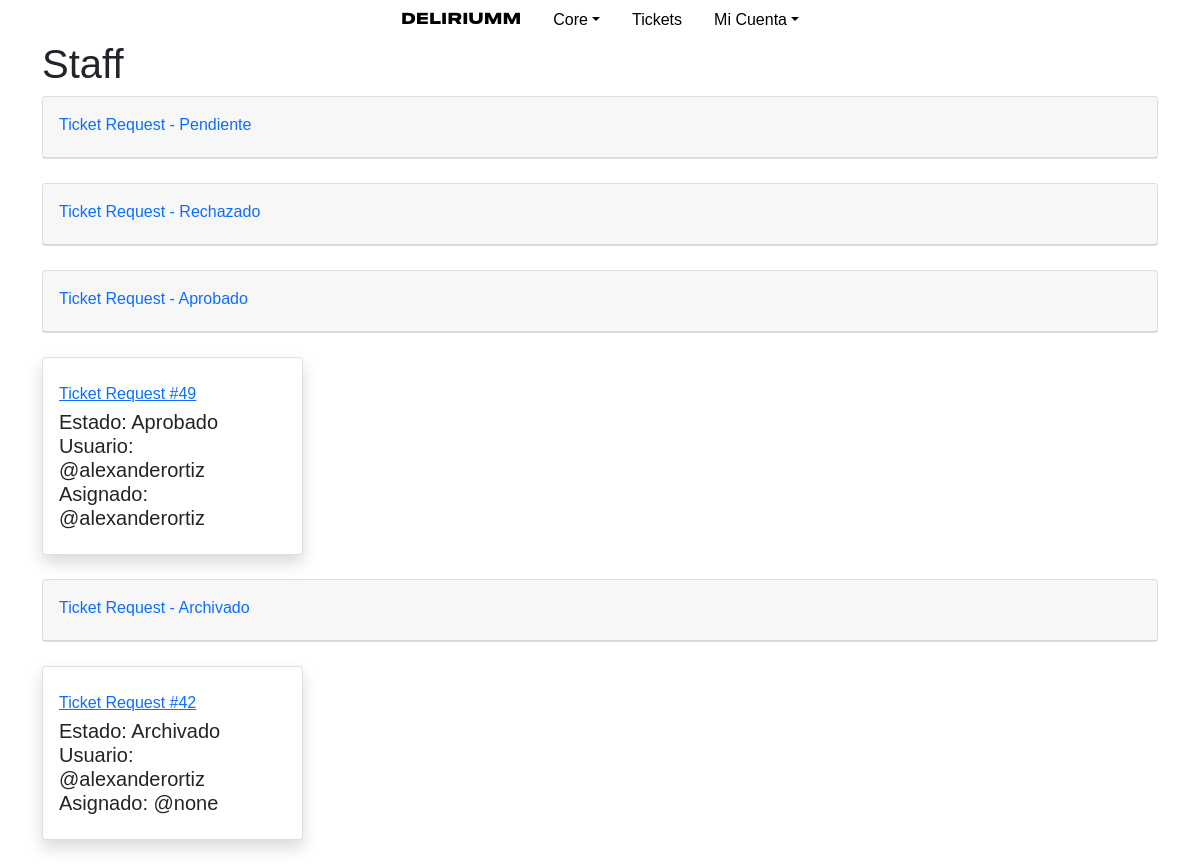
The page /core/staff/ (signed in) on the database its author committed.
### tickets/models.py (models this page shows, shortened)
class TicketRequest(models.Model):
    user = models.ForeignKey(User, on_delete=models.CASCADE)
    event = models.ForeignKey(Event, on_delete=models.CASCADE)
    context = models.CharField(max_length=300, blank=True)
    q_tickets = models.IntegerField(verbose_name="Tickets")
    reference = models.CharField(max_length=150, default="none")
    client = models.CharField(max_length=50, default="none")
    total = models.IntegerField(verbose_name="Total", default="0")
    created = models.DateTimeField(auto_now=True)
    staff_asigned = models.CharField(max_length=30, default="none")
    PAYMENTS = (
        ("CASH", "Efectivo"),
        ("CARD", "Tarjeta"),
        ("TRANSFER", "Transferencía"),
        ("DEPOSIT", "Deposíto"),
    )
    payment_method = models.CharField(
        max_length=20,
        choices=PAYMENTS,
        default='CASH',
    )
    STATUS = (
        ("PE", "Pendiente"),
        ("RE", "Rechazado"),
        ("VA", "Aprobado"),
        ("AR", "Archivado"),
    )
    status = models.CharField(
        max_length=2,
        choices=STATUS,
        default='PE',
    )

### core/views.py (the view)
# urls.py: path("staff/", views.staff_view, name="staff_view"),
def staff_view(request):
    if not request.user.is_authenticated:
        return HttpResponseRedirect(reverse("users:login"))
    usercore = get_object_or_404(UserCore, user=request.user)
    if request.user.has_perm('users.can_view_staff') or request.user.has_perm('users.can_view_admin'):
        return render(request, "core/staff/index.html", {
            "tickets_pe": TicketRequest.objects.filter(status="PE"),
            "tickets_re": TicketRequest.objects.filter(status="RE"),
            "tickets_va": TicketRequest.objects.filter(status="VA"),
            "tickets_ar": TicketRequest.objects.filter(status="AR"),
            "last_ticket": usercore.last_ticket_request_see,
        })
    else:
        return HttpResponseRedirect(reverse('users:login'))

### core/templates/core/staff/index.html (shortened to what this page needs)
{% extends 'core/layout_1.html' %}
{% block head %}
{% load static %}
{% endblock %}
{% block body %}
<h1>Staff</h1>
<div class="card mb-4">
    <div class="card-header py-3">
        <div class="row justify-content-between">
            <div class="text-xs font-weight-bold text-primary mb-1">
                Ticket Request - Pendiente
            </div>
        </div>
    </div>
</div>
<div class="card mb-4">
    <div class="card-header py-3">
        <div class="row justify-content-between">
            <div class="text-xs font-weight-bold text-primary mb-1">
                Ticket Request - Rechazado
            </div>
        </div>
    </div>
</div>
    <div class="card mb-4">
        <div class="card-header py-3">
            <div class="row justify-content-between">
                <div class="text-xs font-weight-bold text-primary mb-1">
                    Ticket Request - Aprobado
                </div>
            </div>
        </div>
    </div>
    <div class="row">
        {% for ticket in tickets_va %}
            <div class="col-xl-3 col-md-6 mb-4">
                <div class="card border-left-primary shadow h-100 py-2">
                    <div class="card-body">
                        <div class="row no-gutters align-items-center">
                            <div class="col mr-2">
                                <div class="text-xs font-weight-bold text-primary mb-1">
                                    <a href="{% url 'tickets:request_view' ticket.pk %}">Ticket Request #{{ ticket.pk }}</a></div>
                                <div class="h5 mb-0 font-weight-bold text-gray-800">Estado: {{ ticket.get_status_display }}</div>
                                <div class="h5 mb-0 font-weight-bold text-gray-800">Usuario: @{{ ticket.user.username }}</div>
                                <div class="h5 mb-0 font-weight-bold text-gray-800">Asignado: @{{ ticket.staff_asigned }}</div>
                            </div>
                        </div>
                    </div>
                </div>
            </div>
        {% endfor %}
        </div>
        <div class="card mb-4">
    <div class="card-header py-3">
        <div class="row justify-content-between">
            <div class="text-xs font-weight-bold text-primary mb-1">
                Ticket Request - Archivado
            </div>
        </div>
    </div>
</div>
<div class="row">
    {% for ticket in tickets_ar %}
        <div class="col-xl-3 col-md-6 mb-4">
            <div class="card border-left-primary shadow h-100 py-2">
                <div class="card-body">
                    <div class="row no-gutters align-items-center">
                        <div class="col mr-2">
                            <div class="text-xs font-weight-bold text-primary mb-1">
                                <a href="{% url 'tickets:request_view' ticket.pk %}">Ticket Request #{{ ticket.pk }}</a></div>
                            <div class="h5 mb-0 font-weight-bold text-gray-800">Estado: {{ ticket.get_status_display }}</div>
                            <div class="h5 mb-0 font-weight-bold text-gray-800">Usuario: @{{ ticket.user.username }}</div>
                            <div class="h5 mb-0 font-weight-bold text-gray-800">Asignado: @{{ ticket.staff_asigned }}</div>
                        </div>
                    </div>
                </div>
            </div>
        </div>
    {% endfor %}
    </div>
{% endblock body %}

### core/static/core/style_layout1.css (style rules this page uses)
body { font-family: sans-serif; }
a, a:visited, a:hover, a:active { color: inherit; }

### rows shown on the page
TicketRequest: pk "49", status "Aprobado", user.username "alexanderortiz", staff_asigned "alexanderortiz"
TicketRequest: pk "42", status "Archivado", user.username "alexanderortiz", staff_asigned "none"
